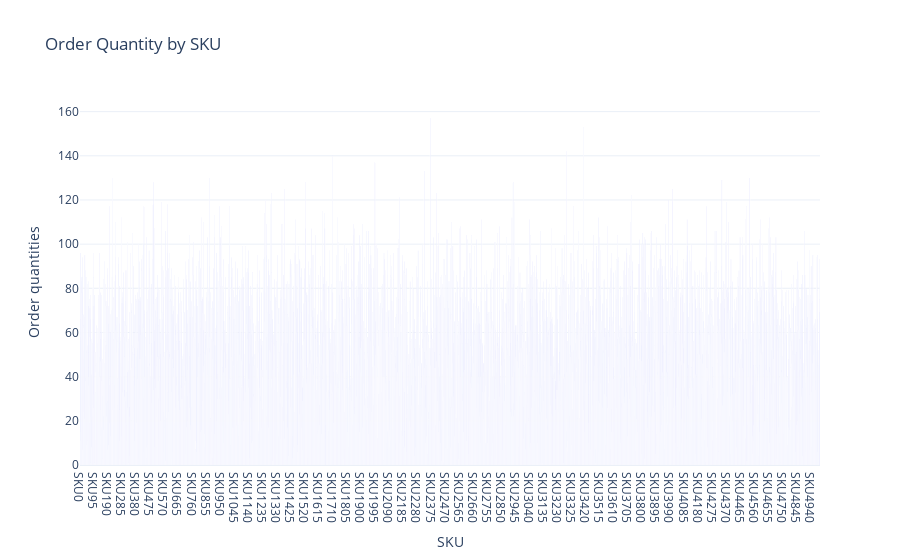

The cell this chart's notebook holds for it:
### Code cell
order_quantity_chart = px.bar(data, x='SKU', 
                              y='Order quantities', 
                              title='Order Quantity by SKU')
order_quantity_chart.show()

### Figure 1 — Plotly figure (JSON) as saved in the notebook; plotly's stock layout.template omitted (floating-point values rounded to 4 significant figures; data arrays with more than 128 entries replaced by an {"elided": "..."} marker saying what was removed)
{"data": [{"alignmentgroup": "True", "hovertemplate": "SKU=%{x}<br>Order quantities=%{y}<extra></extra>", "legendgroup": "", "marker": {"color": "#636efa", "pattern": {"shape": ""}}, "name": "", "offsetgroup": "", "orientation": "v", "showlegend": false, "textposition": "auto", "type": "bar", "x": {"elided": "5001 str values"}, "xaxis": "x", "y": {"elided": "5001 int values"}, "yaxis": "y"}], "layout": {"autosize": true, "barmode": "relative", "legend": {"tracegroupgap": 0}, "title": {"text": "Order Quantity by SKU"}, "xaxis": {"anchor": "y", "autorange": true, "domain": [0, 1], "range": [-0.5, 5000.0], "title": {"text": "SKU"}, "type": "category"}, "yaxis": {"anchor": "x", "autorange": true, "domain": [0, 1], "range": [0, 165.3], "title": {"text": "Order quantities"}, "type": "linear"}}}
